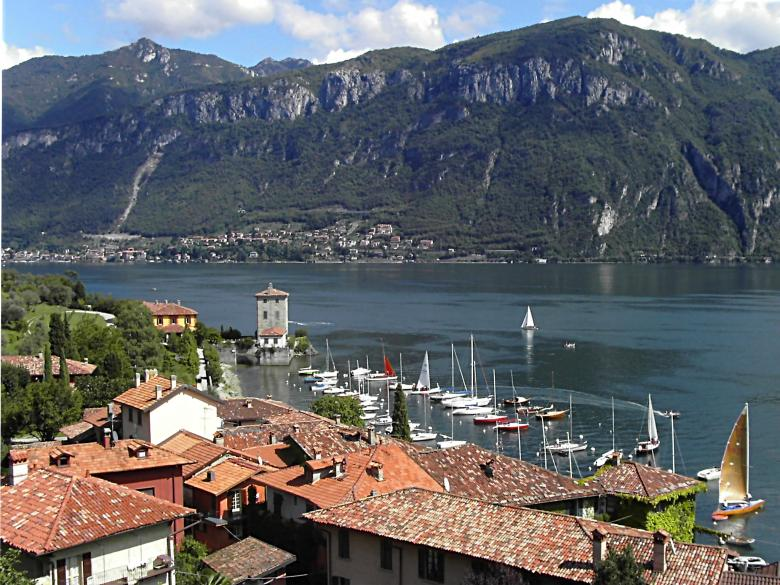
#> input picture Parte01/lake.jpg, 780 x 585 px
$ python main.py
#> lines starting #> are read from the running program, lines starting #| are printed output that depends on the picture; after the words box and inside, x2 and y2 are one past the last pixel; in counts of white or black regions, pixels touching at a corner belong together
import cv2 as cv
import numpy as np

def main():
    img = cv.imread('lake.jpg', cv.IMREAD_COLOR)
#> img is the input picture: shape (585, 780, 3); mean B, G, R 104.2, 101, 98.7

    print(img.dtype) # Data type of the image array
#| uint8
    print(type(img)) # Type of the image object
#| <class 'numpy.ndarray'>
    print('shape = ', str(img.shape)) # Shape of the image array
#| shape =  (585, 780, 3)

    color = img[5, 5] # Accessing the color of the pixel at (5, 5)
#> color = [252, 210, 163]
    print('Cor do pixel (5,5): ', color)
#| Cor do pixel (5,5):  [252 210 163]

    img[0:50, 0:70] = 0 # Setting a region of the image to black
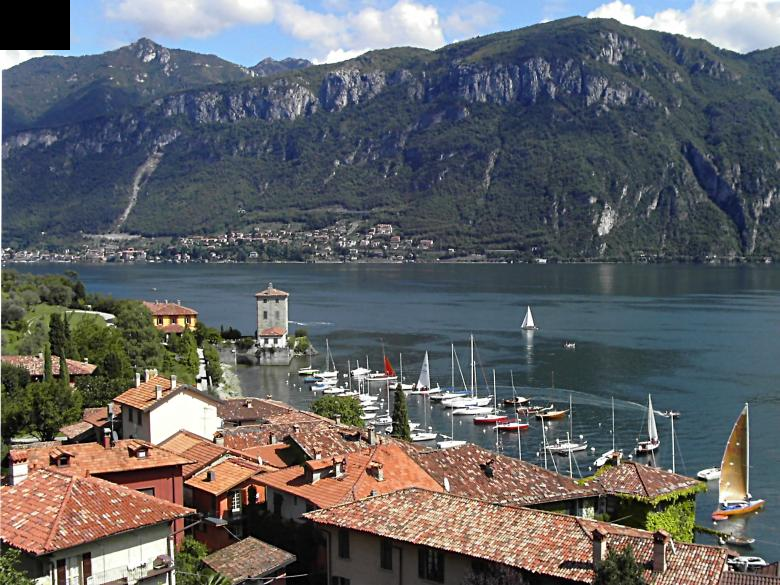
#> img: shape (585, 780, 3); 0.77% of pixels changed, all inside (x1, y1, x2, y2) = (0, 0, 70, 50)

    B, G, R = cv.split(img) # Splitting the image into its color channels
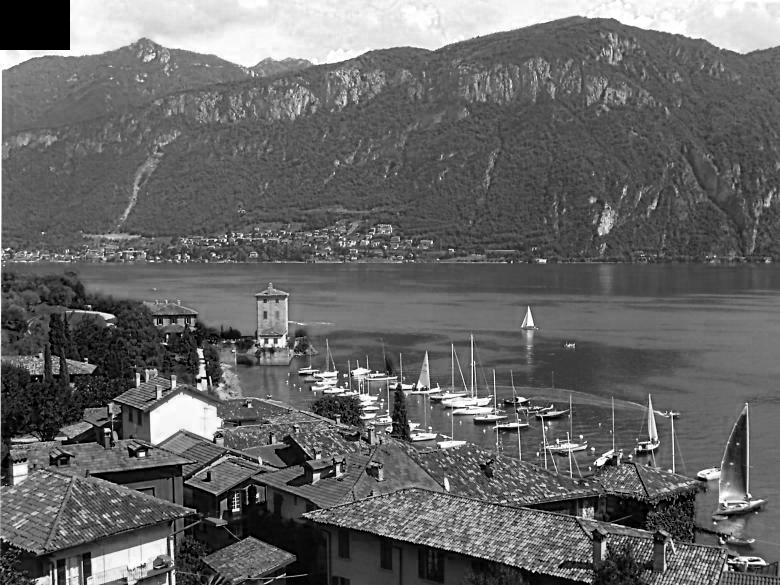
#> B: shape (585, 780); min 0, max 255, mean 102.3
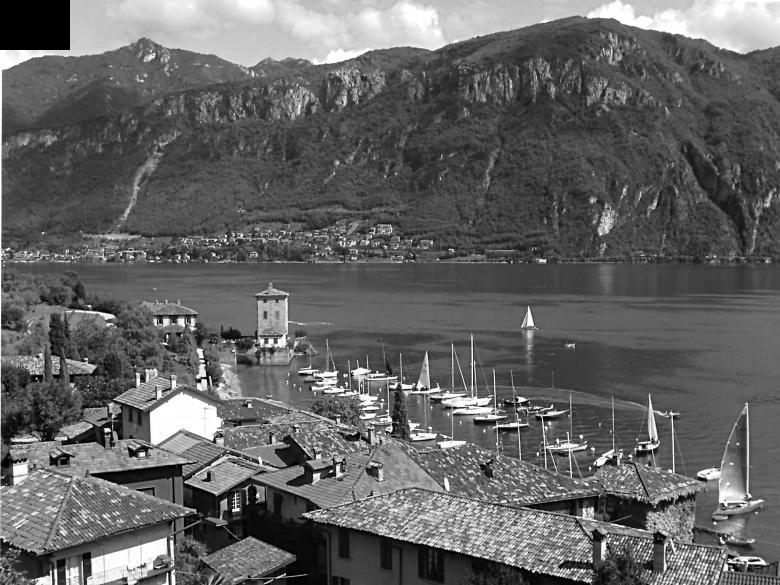
#> G: shape (585, 780); min 0, max 255, mean 99.4
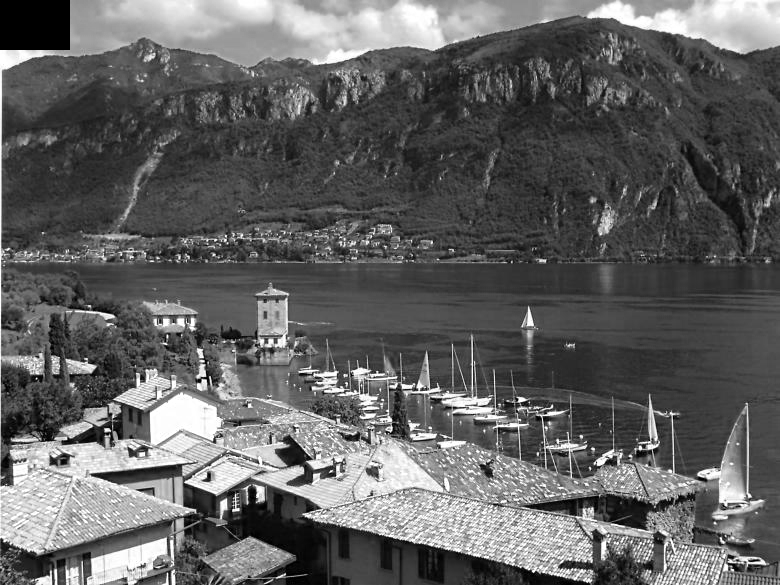
#> R: shape (585, 780); min 0, max 255, mean 97.5
    mask = B > 220 # Creating a mask for high blue values
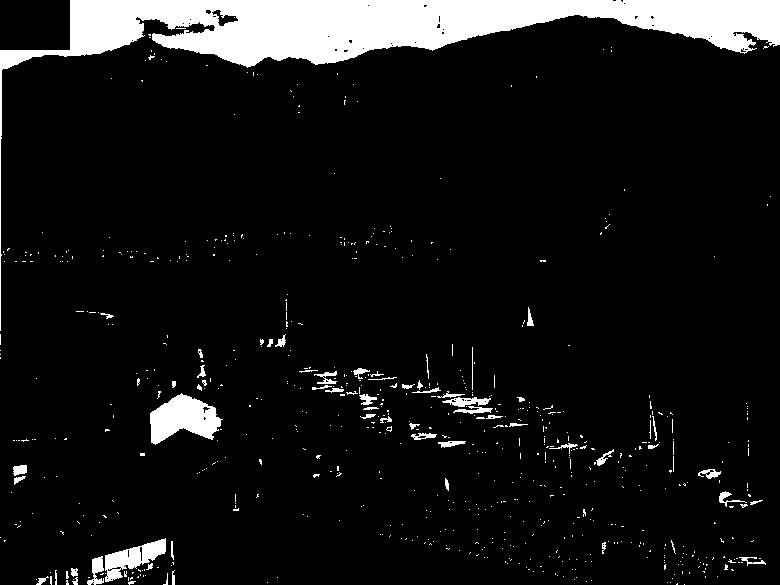
#> mask: shape (585, 780) bool; 8.6% white; 692 white regions (633 under 20 px), largest, box (x1, y1, x2, y2) and area: (0, 0, 780, 331) 30806, (150, 393, 223, 445) 2279, (105, 538, 166, 582) 1185
    print('Mask dtype 1: ' + str(mask.dtype))
#| Mask dtype 1: bool
    mask = mask.astype('uint8') * 255 # Converting boolean mask to uint8 (tudo o que tenha azul acima de 220 passa a branco - 255)
    print('Mask dtype 2: ' + str(mask.dtype))
#| Mask dtype 2: uint8

    azul_mask = np.zeros_like(img) # Creating a black image for blue regions same size as original
    azul_mask[mask == 255] = [255, 0, 0] # Setting blue regions to pure blue in BGR format (passa tudo o que esteja a branco para azul)

    cv.imshow('Imagem Original', img)
    cv.imshow('Canal Azul', B)
    cv.imshow('Mascara', mask)
    cv.imshow('Mascara Azul', azul_mask)
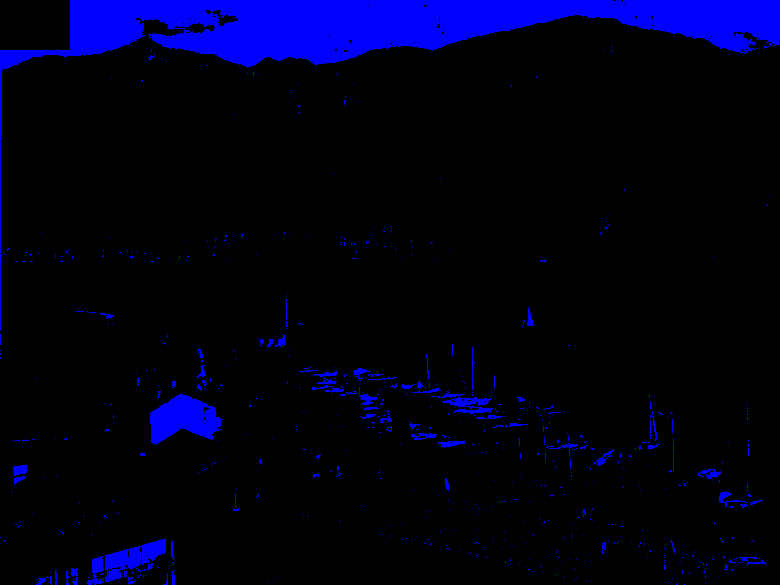
#> window 'Mascara Azul': shape (585, 780, 3); mean B, G, R 22, 0, 0
    cv.waitKey(0)
    cv.destroyAllWindows()

if __name__ == "__main__":
    main()
